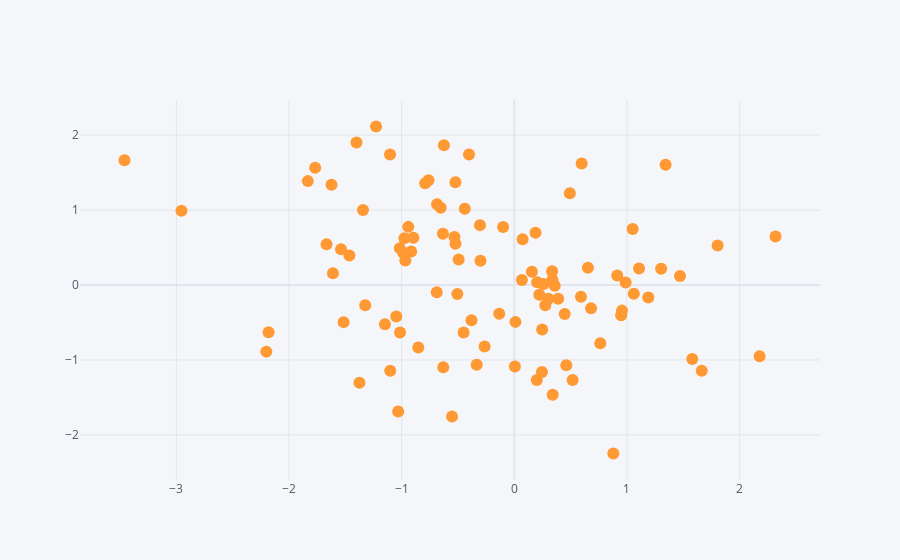

This figure's notebook cell:
### Code cell
df.iplot(kind='scatter', x='A', y='B', mode='markers') #you can add size
